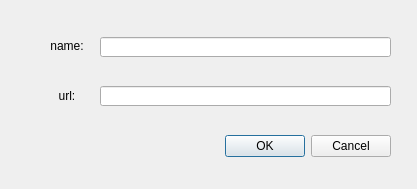
<?xml version="1.0" encoding="UTF-8"?>
<ui version="4.0">
 <class>FavoritesDialog</class>
 <widget class="QDialog" name="FavoritesDialog">
  <property name="geometry">
   <rect>
    <x>0</x>
    <y>0</y>
    <width>417</width>
    <height>189</height>
   </rect>
  </property>
  <property name="windowTitle">
   <string>Dialog</string>
  </property>
  <widget class="QWidget" name="layoutWidget">
   <property name="geometry">
    <rect>
     <x>40</x>
     <y>130</y>
     <width>351</width>
     <height>33</height>
    </rect>
   </property>
   <layout class="QHBoxLayout">
    <property name="spacing">
     <number>6</number>
    </property>
    <property name="leftMargin">
     <number>0</number>
    </property>
    <property name="topMargin">
     <number>0</number>
    </property>
    <property name="rightMargin">
     <number>0</number>
    </property>
    <property name="bottomMargin">
     <number>0</number>
    </property>
    <item>
     <spacer>
      <property name="orientation">
       <enum>Qt::Horizontal</enum>
      </property>
      <property name="sizeHint" stdset="0">
       <size>
        <width>131</width>
        <height>31</height>
       </size>
      </property>
     </spacer>
    </item>
    <item>
     <widget class="QPushButton" name="okButton">
      <property name="text">
       <string>OK</string>
      </property>
     </widget>
    </item>
    <item>
     <widget class="QPushButton" name="cancelButton">
      <property name="text">
       <string>Cancel</string>
      </property>
     </widget>
    </item>
   </layout>
  </widget>
  <widget class="QLabel" name="titleLabel">
   <property name="geometry">
    <rect>
     <x>40</x>
     <y>40</y>
     <width>54</width>
     <height>12</height>
    </rect>
   </property>
   <property name="text">
    <string>name:</string>
   </property>
   <property name="alignment">
    <set>Qt::AlignCenter</set>
   </property>
  </widget>
  <widget class="QLabel" name="urlLabel">
   <property name="geometry">
    <rect>
     <x>40</x>
     <y>90</y>
     <width>54</width>
     <height>12</height>
    </rect>
   </property>
   <property name="text">
    <string>url:</string>
   </property>
   <property name="alignment">
    <set>Qt::AlignCenter</set>
   </property>
  </widget>
  <widget class="QLineEdit" name="titleEdit">
   <property name="geometry">
    <rect>
     <x>100</x>
     <y>37</y>
     <width>291</width>
     <height>20</height>
    </rect>
   </property>
  </widget>
  <widget class="QLineEdit" name="urlEdit">
   <property name="geometry">
    <rect>
     <x>100</x>
     <y>86</y>
     <width>291</width>
     <height>20</height>
    </rect>
   </property>
  </widget>
 </widget>
 <resources/>
 <connections>
  <connection>
   <sender>okButton</sender>
   <signal>clicked()</signal>
   <receiver>FavoritesDialog</receiver>
   <slot>accept()</slot>
   <hints>
    <hint type="sourcelabel">
     <x>278</x>
     <y>253</y>
    </hint>
    <hint type="destinationlabel">
     <x>96</x>
     <y>254</y>
    </hint>
   </hints>
  </connection>
  <connection>
   <sender>cancelButton</sender>
   <signal>clicked()</signal>
   <receiver>FavoritesDialog</receiver>
   <slot>reject()</slot>
   <hints>
    <hint type="sourcelabel">
     <x>369</x>
     <y>253</y>
    </hint>
    <hint type="destinationlabel">
     <x>179</x>
     <y>282</y>
    </hint>
   </hints>
  </connection>
 </connections>
</ui>
